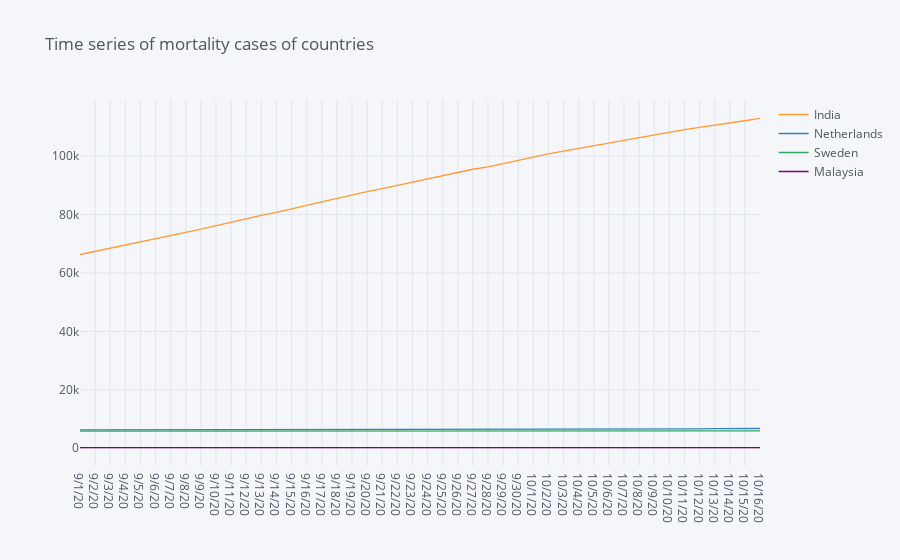

Notebook cell for this chart:
### Code cell
#Time series plot of mortality cases for 4 selected countries 
covid_filtered1 = covid_filtered1.groupby(['Country']).sum()

#get countries with most cases on last date in dataframe
covid_filtered1 = covid_filtered1.sort_values(by = covid_filtered1.columns[-1], ascending = False).head(4)

covid_filtered1.transpose().iplot(title = 'Time series of mortality cases of countries ')

### Figure 1 — Plotly figure (JSON) as saved in the notebook; plotly's stock layout.template omitted (floating-point values rounded to 4 significant figures)
{"data": [{"line": {"color": "rgba(255, 153, 51, 1.0)", "dash": "solid", "shape": "linear", "width": 1.3}, "mode": "lines", "name": "India", "text": "", "type": "scatter", "x": ["9/1/20", "9/2/20", "9/3/20", "9/4/20", "9/5/20", "9/6/20", "9/7/20", "9/8/20", "9/9/20", "9/10/20", "9/11/20", "9/12/20", "9/13/20", "9/14/20", "9/15/20", "9/16/20", "9/17/20", "9/18/20", "9/19/20", "9/20/20", "9/21/20", "9/22/20", "9/23/20", "9/24/20", "9/25/20", "9/26/20", "9/27/20", "9/28/20", "9/29/20", "9/30/20", "10/1/20", "10/2/20", "10/3/20", "10/4/20", "10/5/20", "10/6/20", "10/7/20", "10/8/20", "10/9/20", "10/10/20", "10/11/20", "10/12/20", "10/13/20", "10/14/20", "10/15/20", "10/16/20"], "y": [66333, 67376, 68472, 69561, 70626, 71642, 72775, 73890, 75062, 76271, 77472, 78586, 79722, 80776, 82066, 83198, 84372, 85619, 86752, 87882, 88935, 90020, 91149, 92290, 93379, 94503, 95542, 96318, 97497, 98678, 99773, 100842, 101782, 102685, 103569, 104555, 105526, 106490, 107416, 108334, 109150, 109856, 110586, 111266, 112161, 112998]}, {"line": {"color": "rgba(55, 128, 191, 1.0)", "dash": "solid", "shape": "linear", "width": 1.3}, "mode": "lines", "name": "Netherlands", "text": "", "type": "scatter", "x": ["9/1/20", "9/2/20", "9/3/20", "9/4/20", "9/5/20", "9/6/20", "9/7/20", "9/8/20", "9/9/20", "9/10/20", "9/11/20", "9/12/20", "9/13/20", "9/14/20", "9/15/20", "9/16/20", "9/17/20", "9/18/20", "9/19/20", "9/20/20", "9/21/20", "9/22/20", "9/23/20", "9/24/20", "9/25/20", "9/26/20", "9/27/20", "9/28/20", "9/29/20", "9/30/20", "10/1/20", "10/2/20", "10/3/20", "10/4/20", "10/5/20", "10/6/20", "10/7/20", "10/8/20", "10/9/20", "10/10/20", "10/11/20", "10/12/20", "10/13/20", "10/14/20", "10/15/20", "10/16/20"], "y": [6230, 6235, 6235, 6237, 6241, 6243, 6243, 6244, 6246, 6249, 6252, 6253, 6254, 6256, 6258, 6260, 6266, 6273, 6275, 6279, 6281, 6291, 6296, 6312, 6328, 6366, 6374, 6380, 6393, 6406, 6419, 6428, 6449, 6454, 6454, 6482, 6518, 6531, 6544, 6567, 6584, 6596, 6631, 6663, 6692, 6708]}, {"line": {"color": "rgba(50, 171, 96, 1.0)", "dash": "solid", "shape": "linear", "width": 1.3}, "mode": "lines", "name": "Sweden", "text": "", "type": "scatter", "x": ["9/1/20", "9/2/20", "9/3/20", "9/4/20", "9/5/20", "9/6/20", "9/7/20", "9/8/20", "9/9/20", "9/10/20", "9/11/20", "9/12/20", "9/13/20", "9/14/20", "9/15/20", "9/16/20", "9/17/20", "9/18/20", "9/19/20", "9/20/20", "9/21/20", "9/22/20", "9/23/20", "9/24/20", "9/25/20", "9/26/20", "9/27/20", "9/28/20", "9/29/20", "9/30/20", "10/1/20", "10/2/20", "10/3/20", "10/4/20", "10/5/20", "10/6/20", "10/7/20", "10/8/20", "10/9/20", "10/10/20", "10/11/20", "10/12/20", "10/13/20", "10/14/20", "10/15/20", "10/16/20"], "y": [5813, 5820, 5832, 5835, 5835, 5835, 5837, 5838, 5842, 5843, 5846, 5846, 5846, 5846, 5851, 5860, 5864, 5865, 5865, 5865, 5865, 5870, 5876, 5878, 5880, 5880, 5880, 5880, 5890, 5893, 5893, 5895, 5895, 5895, 5895, 5883, 5892, 5892, 5894, 5894, 5894, 5894, 5899, 5907, 5910, 5918]}, {"line": {"color": "rgba(128, 0, 128, 1.0)", "dash": "solid", "shape": "linear", "width": 1.3}, "mode": "lines", "name": "Malaysia", "text": "", "type": "scatter", "x": ["9/1/20", "9/2/20", "9/3/20", "9/4/20", "9/5/20", "9/6/20", "9/7/20", "9/8/20", "9/9/20", "9/10/20", "9/11/20", "9/12/20", "9/13/20", "9/14/20", "9/15/20", "9/16/20", "9/17/20", "9/18/20", "9/19/20", "9/20/20", "9/21/20", "9/22/20", "9/23/20", "9/24/20", "9/25/20", "9/26/20", "9/27/20", "9/28/20", "9/29/20", "9/30/20", "10/1/20", "10/2/20", "10/3/20", "10/4/20", "10/5/20", "10/6/20", "10/7/20", "10/8/20", "10/9/20", "10/10/20", "10/11/20", "10/12/20", "10/13/20", "10/14/20", "10/15/20", "10/16/20"], "y": [128, 128, 128, 128, 128, 128, 128, 128, 128, 128, 128, 128, 128, 128, 128, 128, 128, 129, 130, 130, 130, 130, 133, 133, 133, 133, 134, 134, 134, 136, 136, 136, 137, 137, 137, 141, 141, 146, 152, 155, 157, 159, 163, 167, 170, 176]}], "layout": {"legend": {"bgcolor": "#F5F6F9", "font": {"color": "#4D5663"}}, "paper_bgcolor": "#F5F6F9", "plot_bgcolor": "#F5F6F9", "title": {"font": {"color": "#4D5663"}, "text": "Time series of mortality cases of countries "}, "xaxis": {"gridcolor": "#E1E5ED", "showgrid": true, "tickfont": {"color": "#4D5663"}, "title": {"font": {"color": "#4D5663"}, "text": ""}, "zerolinecolor": "#E1E5ED"}, "yaxis": {"gridcolor": "#E1E5ED", "showgrid": true, "tickfont": {"color": "#4D5663"}, "title": {"font": {"color": "#4D5663"}, "text": ""}, "zerolinecolor": "#E1E5ED"}}}
